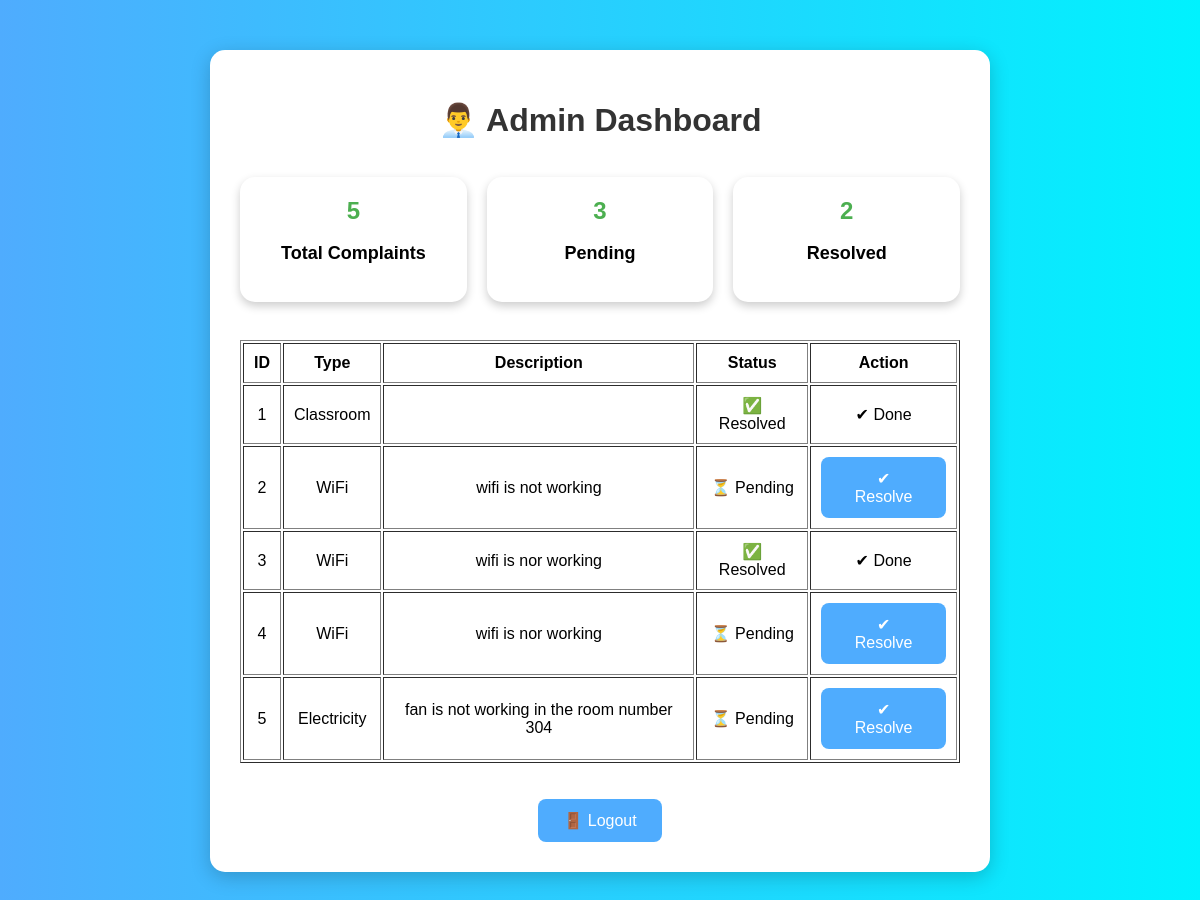
Page /admin_dashboard on the committed database.
### tables this page shows
CREATE TABLE complaints(
    id INTEGER PRIMARY KEY AUTOINCREMENT,
    complaint_type TEXT NOT NULL,
    description TEXT NOT NULL,
    status TEXT DEFAULT 'Pending'
);

### app.py (the view)
@app.route('/admin_dashboard')
def admin_dashboard():
    conn = sqlite3.connect('complaints.db')
    cursor = conn.cursor()
    cursor.execute("SELECT * FROM complaints")
    complaints = cursor.fetchall()
    cursor.execute("SELECT COUNT(*) FROM complaints")
    total = cursor.fetchone()[0]
    cursor.execute("SELECT COUNT(*) FROM complaints WHERE status='Pending'")
    pending = cursor.fetchone()[0]
    cursor.execute("SELECT COUNT(*) FROM complaints WHERE status='Resolved'")
    resolved = cursor.fetchone()[0]
    conn.close()
    return render_template(
        'admin_dashboard.html',
        complaints=complaints,
        total=total,
        pending=pending,
        resolved=resolved
    )

### templates/admin_dashboard.html (shortened to what this page needs)
<!DOCTYPE html>
<html>
<head>
    <link rel="stylesheet"
          href="{{ url_for('static', filename='style.css') }}">
</head>
<body>
<div class="container">
    <h1>👨‍💼 Admin Dashboard</h1>
    <br>
<div class="cards">
    <div class="card">
        <h2>{{ total }}</h2>
        <p>Total Complaints</p>
    </div>
    <div class="card">
        <h2>{{ pending }}</h2>
        <p>Pending</p>
    </div>
    <div class="card">
        <h2>{{ resolved }}</h2>
        <p>Resolved</p>
    </div>
</div>
<br>
    <table border="1" width="100%" cellpadding="10">
        <tr>
            <th>ID</th>
            <th>Type</th>
            <th>Description</th>
            <th>Status</th>
            <th>Action</th>
        </tr>
        {% for complaint in complaints %}
        <tr>
            <td>{{ complaint[0] }}</td>
            <td>{{ complaint[1] }}</td>
            <td>{{ complaint[2] }}</td>
            <td>
                {% if complaint[3] == 'Resolved' %}
                    ✅ Resolved
                {% else %}
                    ⏳ Pending
                {% endif %}
            </td>
            <td>
                {% if complaint[3] != 'Resolved' %}
                <a href="/resolve/{{ complaint[0] }}">
                    <button>
                        ✔ Resolve
                    </button>
                </a>
                {% else %}
                ✔ Done
                {% endif %}
            </td>
        </tr>
        {% endfor %}
    </table>
    <br><br>
    <a href="/admin">
        <button>🚪 Logout</button>
    </a>
</div>
</body>
</html>

### static/style.css (style rules this page uses)
body { font-family: Arial, sans-serif; background: linear-gradient(to right, #4facfe, #00f2fe); margin: 0; padding: 0; text-align: center; }
.container { background: white; width: 60%; margin: 50px auto; padding: 30px; border-radius: 15px; box-shadow: 0px 5px 20px rgba(0,0,0,0.2); }
h1 { color: #333; margin-bottom: 20px; }
button { background: #4facfe; color: white; border: none; padding: 12px 25px; border-radius: 8px; cursor: pointer; font-size: 16px; transition: 0.3s; }
a { text-decoration: none; }
.cards { display:flex; justify-content:space-around; gap:20px; margin-bottom:20px; }
.card { background:white; padding:20px; border-radius:15px; width:200px; text-align:center; box-shadow:0px 4px 10px rgba(0,0,0,0.2); }
.card h2 { color:#4CAF50; margin:0; }
.card p { font-size:18px; font-weight:bold; }

### rows in the picture
complaints: id "1", complaint_type "Classroom", status "✅ Resolved"
complaints: id "2", complaint_type "WiFi", description "wifi is not working", status "⏳ Pending"
complaints: id "3", complaint_type "WiFi", description "wifi is nor working", status "✅ Resolved"
complaints: id "4", complaint_type "WiFi", description "wifi is nor working", status "⏳ Pending"
complaints: id "5", complaint_type "Electricity", description "fan is not working in the room number 304", status "⏳ Pending"

### other values in the picture
{{ total }} "5"
{{ pending }} "3"
{{ resolved }} "2"
